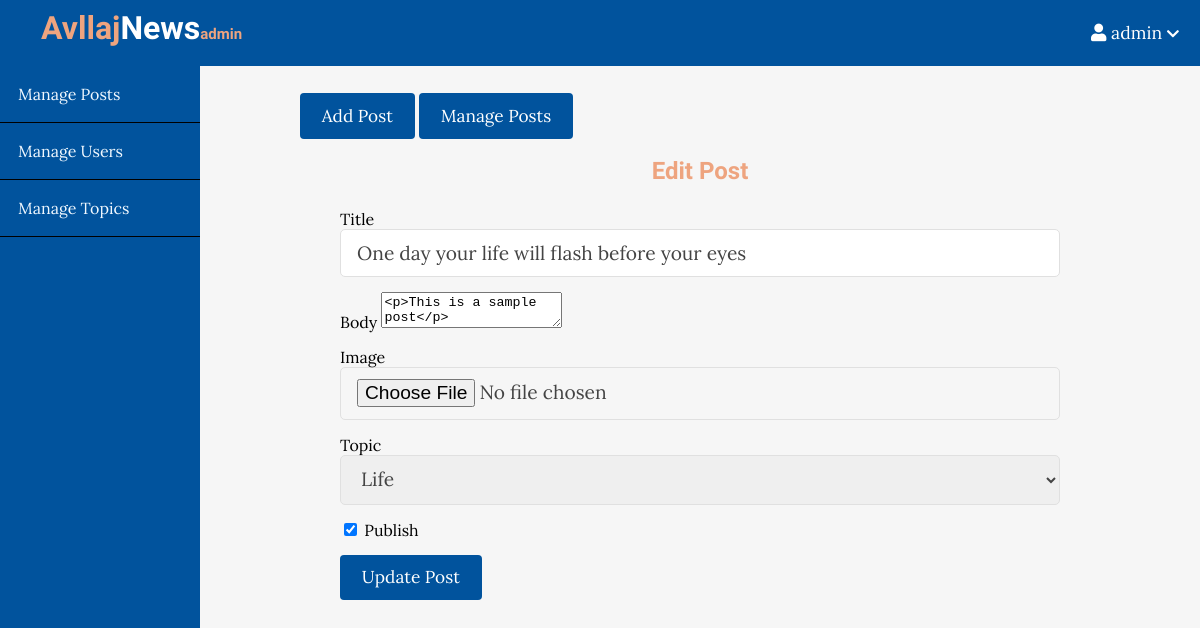
Screenshot of /admin/posts/edit.php?id=13 (signed in) with the database file from the repository.
### tables this page shows
CREATE TABLE `posts` (
  `id` int(11) NOT NULL,
  `user_id` int(11) NOT NULL,
  `topic_id` int(11) DEFAULT NULL,
  `title` varchar(255) NOT NULL,
  `image` varchar(255) NOT NULL,
  `body` text NOT NULL,
  `published` tinyint(4) NOT NULL,
  `created_at` datetime NOT NULL DEFAULT current_timestamp()
);

### app/database/db.php (called while the page is built, shortened)
<?php
require('connect.php');
function executeQuery($sql, $data)
{
    global $conn;
    $stmt = $conn->prepare($sql);
    $values = array_values($data);
    $types = str_repeat('s', count($values));
    $stmt->bind_param($types, ...$values);
    $stmt->execute();
    return $stmt;
}
function selectAll($table, $conditions = [])
{
    global $conn;
    $sql = "SELECT * FROM $table";
    if (empty($conditions)) {
        $stmt = $conn->prepare($sql);
        $stmt->execute();
        $records = $stmt->get_result()->fetch_all(MYSQLI_ASSOC);
        return $records;
    }
}
function selectOne($table, $conditions)
{
    $sql = "SELECT * FROM $table";
    $i = 0;
    foreach ($conditions as $key => $value) {
        if ($i === 0) {
            $sql = $sql . " WHERE $key=?";
        } else {
            $sql = $sql . " AND $key=?";
        }
        $i++;
    }
    $sql = $sql . " LIMIT 1";
    $stmt = executeQuery($sql, $conditions);
    $records = $stmt->get_result()->fetch_assoc();
    return $records;
}

### app/controllers/posts.php (called while the page is built, shortened)
<?php
include(ROOT_PATH . "/app/database/db.php");
$table = 'posts';
$topics = selectAll('topics');
if (isset($_GET['id'])) {
    $post = selectOne($table, ['id' => $_GET['id']]);
    $title = $post['title'];
    $body = $post['body'];
    $topic_id = $post['topic_id'];
}

### admin/posts/edit.php (the view, shortened to what this page needs)
<?php include(ROOT_PATH . "/app/controllers/posts.php");
?>
<!DOCTYPE html>
<html lang="en">
    <head>
        <link rel="stylesheet"
            href="https://use.fontawesome.com/releases/v5.7.2/css/all.css"
>
        <link rel="stylesheet" href="../../assets/css/style.css">
        <link rel="stylesheet" href="../../assets/css/admin.css">
    </head>
    <body>
    <?php include(ROOT_PATH . "/app/includes/adminHeader.php"); ?>
        <div class="admin-wrapper">
        <?php include(ROOT_PATH . "/app/includes/adminSidebar.php"); ?>
            <div class="admin-content">
                <div class="button-group">
                    <a href="create.php" class="btn btn-big">Add Post</a>
                    <a href="index.php" class="btn btn-big">Manage Posts</a>
                </div>
                <div class="content">
                    <h2 class="page-title">Edit Post</h2>
                    <form action="edit.php" method="post" enctype="multipart/form-data">
                        <div>
                            <label>Title</label>
                            <input type="text" name="title" value="<?php echo $title ?>" class="text-input">
                        </div>
                        <div>
                            <label>Body</label>
                            <textarea name="body" id="body"><?php echo $body ?></textarea>
                        </div>
                        <div>
                            <label>Image</label>
                            <input type="file" name="image" class="text-input">
                        </div>
                        <div>
                            <label>Topic</label>
                            <select name="topic_id" class="text-input">
                                <?php foreach ($topics as $key => $topic): ?>
                                    <?php if (!empty($topic_id) && $topic_id == $topic['id'] ): ?>
                                        <option selected value="<?php echo $topic['id'] ?>"><?php echo $topic['name'] ?></option>
                                    <?php else: ?>
                                        <option value="<?php echo $topic['id'] ?>"><?php echo $topic['name'] ?></option>
                                    <?php endif; ?>
                                <?php endforeach; ?>
                            </select>
                        </div>
                        <div>
                            <?php if (empty($published) && $published == 0): ?>
                                <label>
                                    <input type="checkbox" name="published">
                                    Publish
                                </label>
                            <?php else: ?>
                                <label>
                                    <input type="checkbox" name="published" checked>
                                    Publish
                                </label>
                            <?php endif; ?>
                        </div>
                        <div>
                            <button type="submit" name="update-post" class="btn btn-big">Update Post</button>
                        </div>
                    </form>
                </div>
            </div>
        </div>
    </body>
</html>

### assets/css/style.css (style rules this page uses)
* { box-sizing: border-box; }
html, body { height: 100%; padding: 0px; margin: 0px; background: #f6f6f6; font-family: "Lora", serif; }
h2, h4 { font-family: "Candal", serif; margin: 5px; }
a { text-decoration: none; color: inherit; }
.btn { padding: 0.5rem 1rem; background: #01539d; color: white; border: 1px solid transparent; border-radius: 0.25rem; font-size: 1.08em; font-family: "Lora", serif; }
.btn-big { padding: 0.7rem 1.3rem; line-height: 1.3rem; }
.text-input { padding: 0.7rem 1rem; display: block; width: 100%; border-radius: 5px; border: 1px solid #e0e0e0; outline: none; color: #444; line-height: 1.5rem; font-size: 1.2em; font-family: "Lora", serif; }
.content { width: 90%; margin: 30px auto 30px; }

### assets/css/admin.css (style rules this page uses)
.admin-wrapper { display: flex; height: calc(100% - 66px); }
.admin-wrapper .admin-content { flex: 8; height: 100%; padding: 40px 100px 100px; overflow-y: scroll; }
.admin-content .page-title { text-align: center; margin-bottom: 1.5rem; color: #eea47f; }
form div { margin-bottom: 15px; }

### rows the page displays
posts: title "One day your life will flash before your eyes", body "<p>This is a sample post</p>"

### other values shown
$_SESSION['username'] "admin"
form field topic_id "Life"
